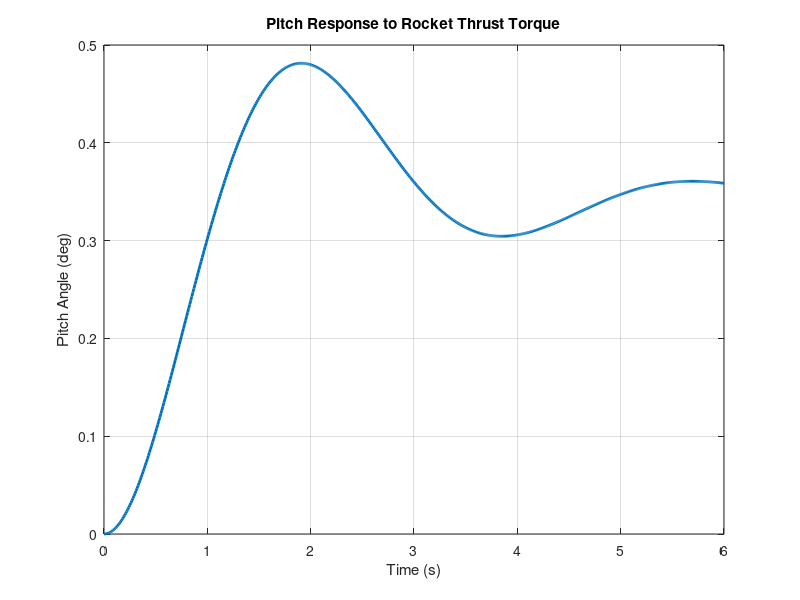
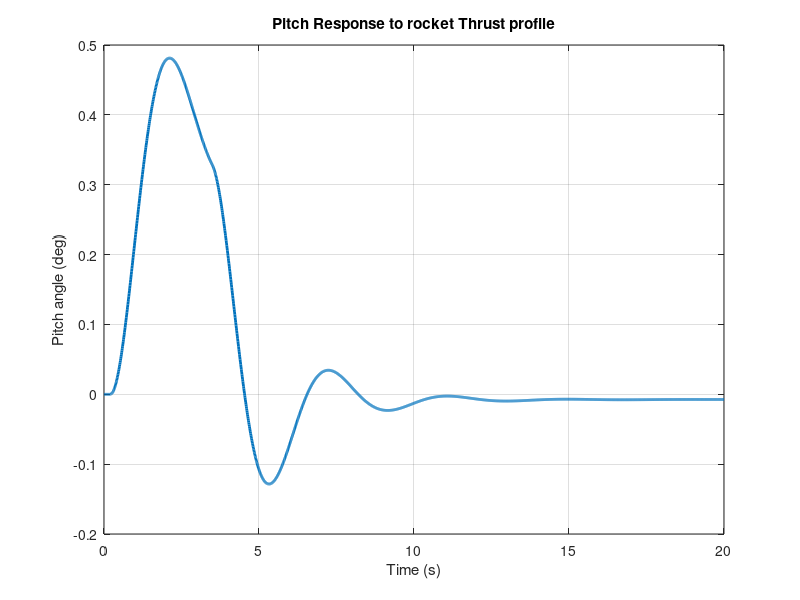
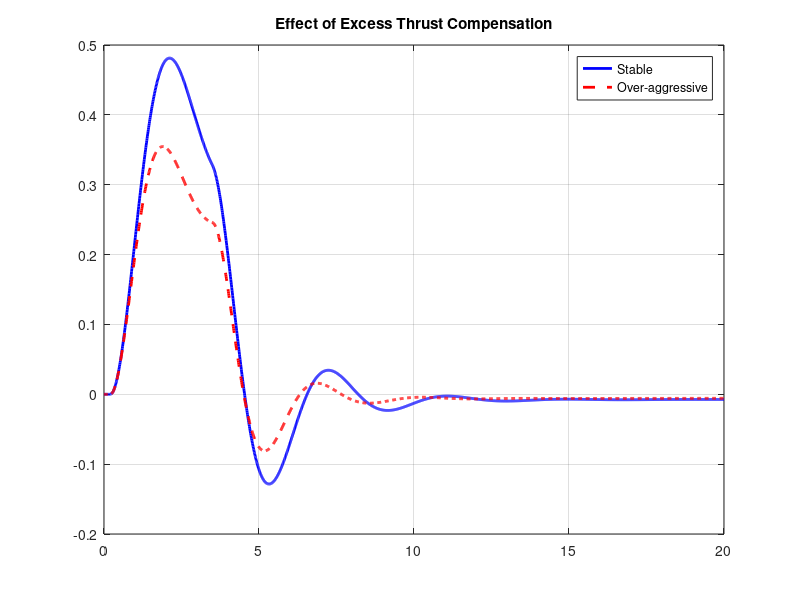
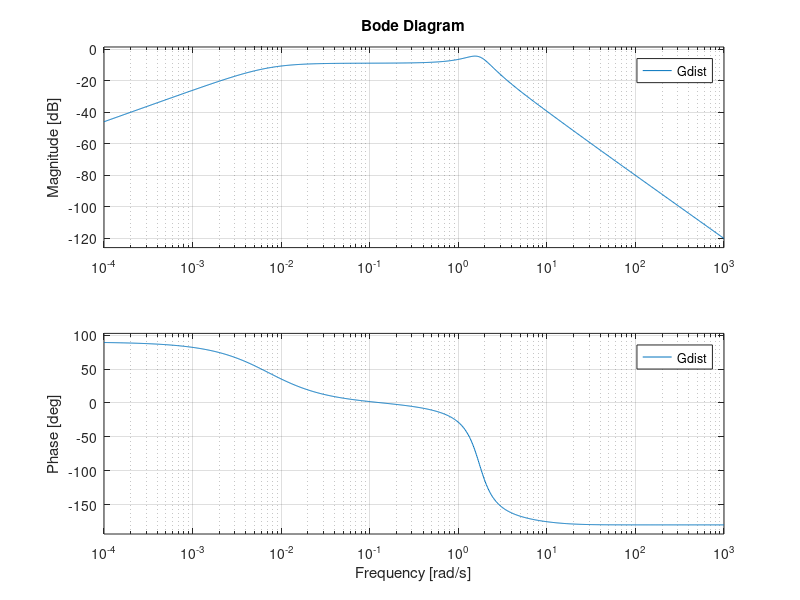

Source code (MATLAB) for these figures, in order:
%%
s = tf('s');

kp = 2.8;
ki = 0.02;
kd = 1.2;

tau = 0.06;
J = 1.0;

C = kp +ki/s +kd*s;
Gs = 1/(tau*s + 1);
Gp = 1/(J*s^2);

L = C*Gs*Gp;

Gdist = Gp / (1 + L);

Td = 1; % N.m dissturbance torque

t = 0:0.01:6;
theta = step(Td * Gdist, t);

figure(1),clf
plot(t,theta,'linew',2)
grid on
xlabel('Time (s)'), ylabel('Pitch Angle (deg)')
title('Pitch Response to Rocket Thrust Torque')

%% Rocket Thrust(Thrust Curve)

Fmax = 50;
d = 0.02;
t = 0:0.01:20;

F = Fmax * (t>0.2 & t<3.5);
Tau = F * d;

theta = lsim(Gdist, Tau, t);
figure(2),clf
plot(t,theta,'LineWidth',2)
grid on
xlabel('Time (s)'), ylabel('Pitch angle (deg)')
title('Pitch Response to rocket Thrust profile')

%% X axis wobbling
THRUST_COMP_X = 1.3;
C_bad = THRUST_COMP_X * C;
L_bad = C_bad * Gs * Gp;
Gdist_bad = Gp / (1 + L_bad);

theta_bad = lsim(Gdist_bad, Tau, t);
figure(3),clf
plot(t,theta,'b','linew',2); hold on
plot(t,theta_bad,'r--','linew',2)
grid on
legend('Stable', 'Over-aggressive')
title('Effect of Excess Thrust Compensation')

figure(4),clf
bode(Gdist),grid on
